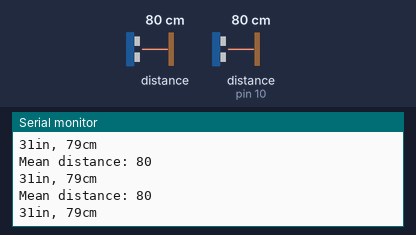
The sketch below on a simulated Arduino Uno, built with avr-gcc and run on an emulated ATmega328P. Parts: the last lines printed to the serial monitor. Wiring (inferred from the names in the program): ultrasonic range finder: trigger pin 2; echo pin 10. Inputs (shaded band) come from the test bench; at power-on: distance to the obstacle (sensor on pin 10) 80 cm, distance to the obstacle 80 cm. The echo pulse lasts 58.3 µs per cm.

Above: at 1.2 s.
1.3 s: distance to the obstacle (sensor on pin 10) set to 120 cm
At 1.55 s:
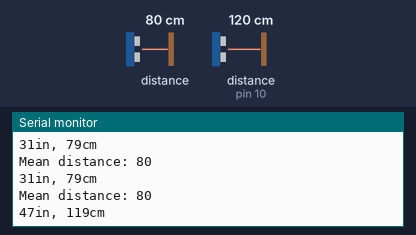
4.3 s: distance to the obstacle (sensor on pin 10) set to 250 cm
At 4.51 s:
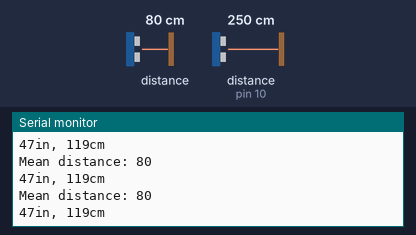
7.3 s: distance to the obstacle (sensor 0) set to 2 cm
At 7.53 s:
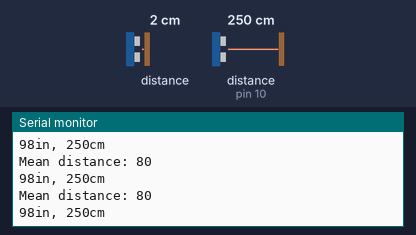
8.8 s: distance to the obstacle (sensor 0) set to 18 cm
At 8.87 s:
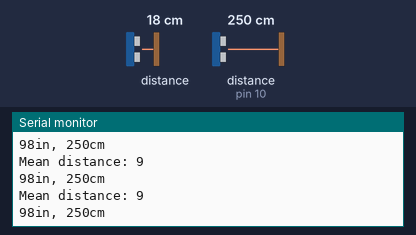
10.3 s: distance to the obstacle (sensor on pin 10) set to 120 cm
At 10.55 s:
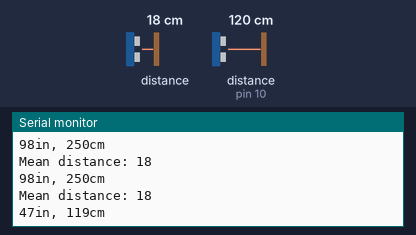
13.3 s: distance to the obstacle (sensor on pin 10) set to 250 cm
At 13.5 s:
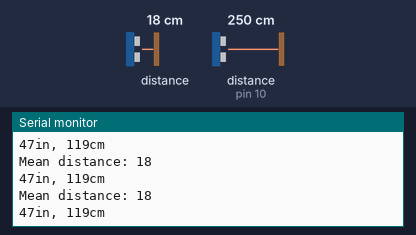
Timing chart, 0 to 16.3 s (numbered marks = the images above; inputs shaded):
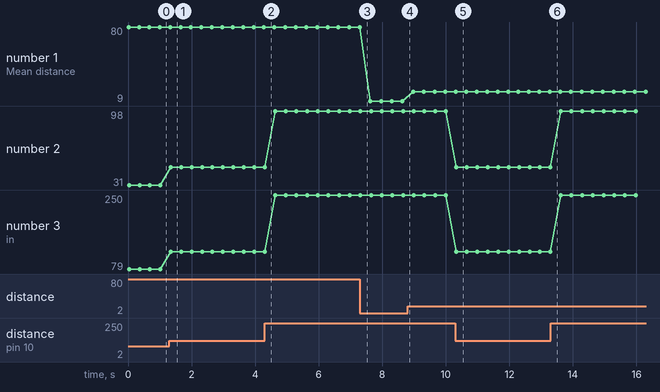

Measured:
- after the input at 1.3 s, the serial monitor: prints a new line at once (image 1)
- after the input at 10.3 s, the serial monitor: prints a new line at once (image 5)
- plotted number 1: 80 → 9 after the input at 7.3 s, 9 → 18 after the input at 8.8 s
- plotted number 2: 31 → 47 after the input at 1.3 s, 47 → 98 after the input at 4.3 s, 98 → 47 after the input at 10.3 s, 47 → 98 after the input at 13.3 s
- plotted number 3: 79 → 119 after the input at 1.3 s, 119 → 250 after the input at 4.3 s, 250 → 119 after the input at 10.3 s, 119 → 250 after the input at 13.3 s

The sketch:

UltrasonicSensor.ino
```cpp
#include <SharpIR.h>

#define ir A0
#define model 1080


SharpIR sharp (0, 25, 93, 1080);
//0: the pin where your sensor is attached.
//25: the number of readings the library will make before calculating an average distance.
//93: the difference between two consecutive measurements to be taken as valid (in %)
//model: is an int that determines your sensor:  1080 for GP2Y0A21Y, 20150

int trigPin = 2;  //set the pins for the utrasonic sensor
int echoPin = 10;

long duration, cm, inches;

void setup() {
  //Serial Port begin to recieve data in serial monitor
  Serial.begin (9600);

  //Define inputs and outputs

  //Ultrasonic sensor
  pinMode(trigPin, OUTPUT);
  pinMode(echoPin, INPUT);

  //IR pins
  Serial.begin(9600);
  pinMode (ir, INPUT);
}

void loop()
{
  // val = analogRead(sensorpin);  // reads the value of the sharp sensor
  //Serial.println(val);  // prints the value of the sensor to the serial monitor
  //delay(100);  // wait for this much time before printing next value

  //IR Sensor code
  int dis=sharp.distance();  // this returns the distance to the object you're measuring

  Serial.print("Mean distance: ");  // returns it to the serial monitor
  Serial.println(dis);

  //Ultrasonic Sensor code
  // The sensor is triggered by a HIGH pulse of 10 or more microseconds.
  // Give a short LOW pulse beforehand to ensure a clean HIGH pulse:
  digitalWrite(trigPin, LOW);
  delayMicroseconds(2);
  digitalWrite(trigPin, HIGH);
  delayMicroseconds(10);
  digitalWrite(trigPin, LOW);

  // Read the signal from the sensor: a HIGH pulse whose
  // duration is the time (in microseconds) from the sending
  // of the ping to the reception of its echo off of an object.
  pinMode(echoPin, INPUT);
  duration = pulseIn(echoPin, HIGH);

  // convert the time into a distance from ultrasonic sensor readings
  cm = (duration/2) / 29.1;
  inches = (duration/2) / 74;

  Serial.print(inches);
  Serial.print("in, ");
  Serial.print(cm);
  Serial.print("cm");
  Serial.println();

  delay(250);

if (cm <15 )
  {
  //DO SOMETHING
  }
  else if (dis > 100)
  {

  //DO SOMETHING ELSE
  }
else
  {
  //DO SOMETHING ELSE ELSE ;)
    //delay(1000);
  }

delay(50);

}
```
